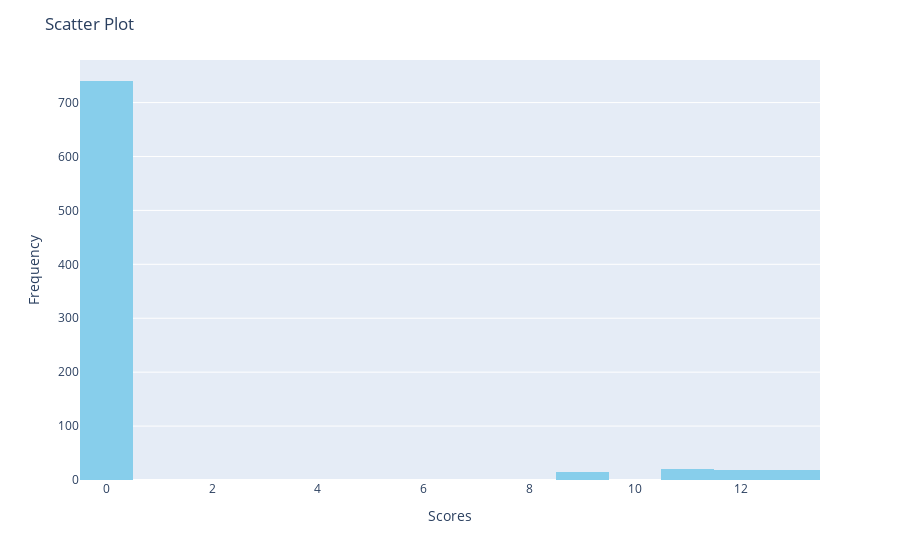

This figure's notebook cell:
### Code cell
fig = px.histogram(df_top5_scores,x='Total Score',color_discrete_sequence=['skyblue'])
fig.update_layout(title='Scatter Plot',
                   xaxis_title='Scores',
                   yaxis_title='Frequency')
fig.show()

### Figure 1 — Plotly figure (JSON) as saved in the notebook; plotly's stock layout.template omitted (floating-point values rounded to 4 significant figures; data arrays with more than 128 entries replaced by an {"elided": "..."} marker saying what was removed)
{"data": [{"alignmentgroup": "True", "bingroup": "x", "hovertemplate": "Total Score=%{x}<br>count=%{y}<extra></extra>", "legendgroup": "", "marker": {"color": "skyblue", "pattern": {"shape": ""}}, "name": "", "offsetgroup": "", "orientation": "v", "showlegend": false, "type": "histogram", "x": {"elided": "812 float values"}, "xaxis": "x", "yaxis": "y"}], "layout": {"barmode": "relative", "legend": {"tracegroupgap": 0}, "margin": {"t": 60}, "title": {"text": "Scatter Plot"}, "xaxis": {"anchor": "y", "domain": [0, 1], "title": {"text": "Scores"}}, "yaxis": {"anchor": "x", "domain": [0, 1], "title": {"text": "Frequency"}}}}
